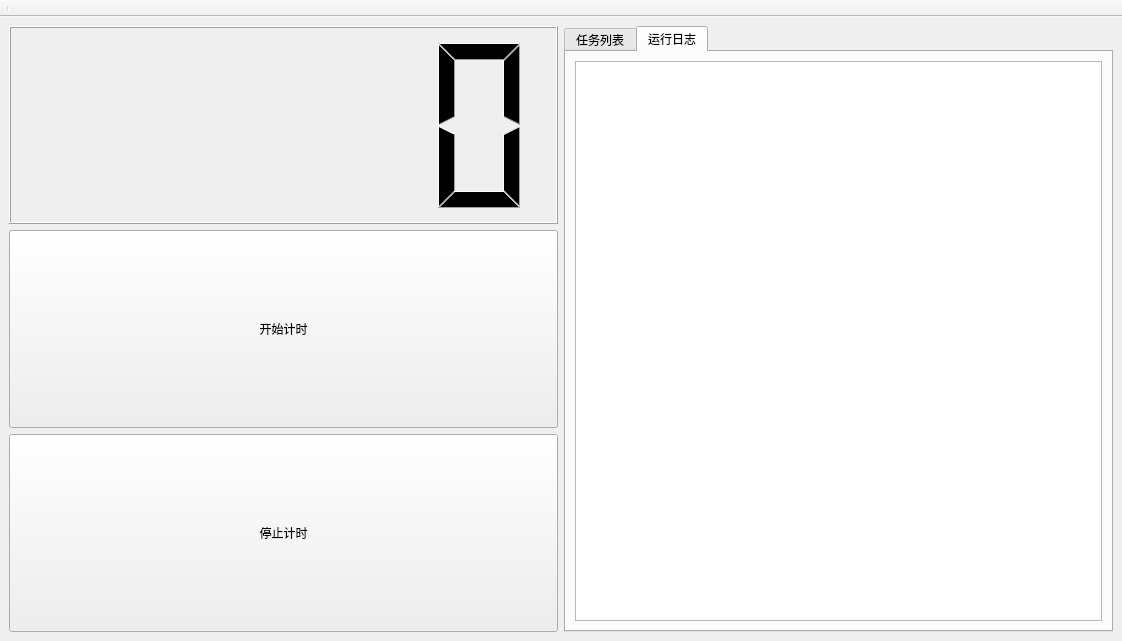
<?xml version="1.0" encoding="UTF-8"?>
<ui version="4.0">
 <class>InitTAWidget</class>
 <widget class="QMainWindow" name="InitTAWidget">
  <property name="geometry">
   <rect>
    <x>0</x>
    <y>0</y>
    <width>1122</width>
    <height>641</height>
   </rect>
  </property>
  <property name="windowTitle">
   <string>TimeArranger</string>
  </property>
  <widget class="QWidget" name="centralwidget">
   <layout class="QHBoxLayout" name="horizontalLayout">
    <item>
     <layout class="QVBoxLayout" name="verticalLayout">
      <item>
       <widget class="QLCDNumber" name="lcdNumber">
        <property name="sizePolicy">
         <sizepolicy hsizetype="Minimum" vsizetype="MinimumExpanding">
          <horstretch>0</horstretch>
          <verstretch>0</verstretch>
         </sizepolicy>
        </property>
        <property name="maximumSize">
         <size>
          <width>16777215</width>
          <height>1000</height>
         </size>
        </property>
       </widget>
      </item>
      <item>
       <layout class="QHBoxLayout" name="horizontalLayout_2"/>
      </item>
      <item>
       <widget class="QPushButton" name="btn_start_timing">
        <property name="sizePolicy">
         <sizepolicy hsizetype="Minimum" vsizetype="Expanding">
          <horstretch>0</horstretch>
          <verstretch>0</verstretch>
         </sizepolicy>
        </property>
        <property name="text">
         <string>开始计时</string>
        </property>
       </widget>
      </item>
      <item>
       <widget class="QPushButton" name="btn_stop_timing">
        <property name="sizePolicy">
         <sizepolicy hsizetype="Minimum" vsizetype="Expanding">
          <horstretch>0</horstretch>
          <verstretch>0</verstretch>
         </sizepolicy>
        </property>
        <property name="text">
         <string>停止计时</string>
        </property>
       </widget>
      </item>
     </layout>
    </item>
    <item>
     <widget class="QTabWidget" name="tabWidget">
      <property name="sizePolicy">
       <sizepolicy hsizetype="Minimum" vsizetype="Expanding">
        <horstretch>0</horstretch>
        <verstretch>0</verstretch>
       </sizepolicy>
      </property>
      <property name="currentIndex">
       <number>1</number>
      </property>
      <widget class="QWidget" name="tab">
       <attribute name="title">
        <string>任务列表</string>
       </attribute>
       <layout class="QVBoxLayout" name="verticalLayout_2">
        <item>
         <widget class="QListView" name="listView"/>
        </item>
        <item>
         <widget class="QPushButton" name="btn_new_task">
          <property name="text">
           <string>添加新的待办</string>
          </property>
         </widget>
        </item>
        <item>
         <widget class="QPushButton" name="btn_rm_task">
          <property name="text">
           <string>删除待办</string>
          </property>
         </widget>
        </item>
       </layout>
      </widget>
      <widget class="QWidget" name="tab_2">
       <attribute name="title">
        <string>运行日志</string>
       </attribute>
       <layout class="QVBoxLayout" name="verticalLayout_3">
        <item>
         <widget class="QListWidget" name="listWidget_log"/>
        </item>
       </layout>
      </widget>
     </widget>
    </item>
   </layout>
  </widget>
  <widget class="QToolBar" name="toolBar">
   <property name="windowTitle">
    <string>toolBar</string>
   </property>
   <property name="movable">
    <bool>false</bool>
   </property>
   <attribute name="toolBarArea">
    <enum>TopToolBarArea</enum>
   </attribute>
   <attribute name="toolBarBreak">
    <bool>false</bool>
   </attribute>
   <addaction name="separator"/>
  </widget>
  <action name="action_config">
   <property name="text">
    <string>配置</string>
   </property>
   <property name="toolTip">
    <string>软件常规设置</string>
   </property>
  </action>
  <action name="action_statistics">
   <property name="text">
    <string>统计数据</string>
   </property>
   <property name="toolTip">
    <string>可视化电脑使用时长统计</string>
   </property>
  </action>
 </widget>
 <resources/>
 <connections/>
</ui>
